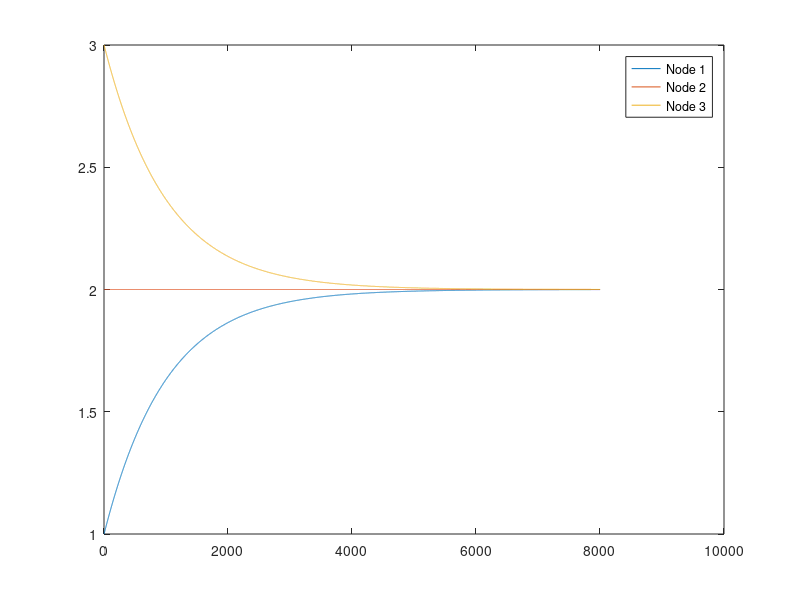

Source code (MATLAB):
clc,clear all;close all;

N=8000; %Total number of Iterations
dt=0.001;%Step Length

a=10;  %Amplitude of attack signal
b=5;


x1(1)=1;
x2(1)=2;
x3(1)=3;

x_act=0;


for i=1:N
    
%     if i==2000 
%         x_act=a*exp(i*dt);
%     else
%         x_act=0;
%     end

%     if i>=2000 
%         x_act=b+a*sin(5*i*dt);
%     else 
%         x_act=0;
%     end

%     if i>=2000
%         x1(i)=x1(i)+b+a*exp(i*dt);
%     end

%     if i==500 
%         x1(i)=x1(i)+b+a*exp(i*dt);
%     end
    
    x1(i+1)=x1(i)+dt*((-1)*(x1(i)-x2(i))+x_act);
    x2(i+1)=x2(i)+dt*((-1)*(2*x2(i)-x1(i)-x3(i)));
    x3(i+1)=x3(i)+dt*((-1)*(x3(i)-x2(i)));
    
end

plot(x1);hold on;plot(x2);plot(x3)
legend('Node 1','Node 2','Node 3')
